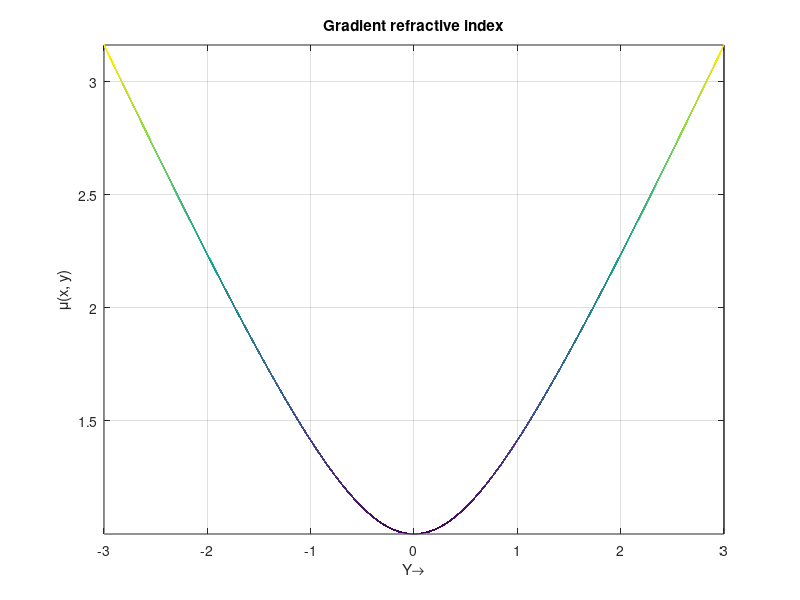
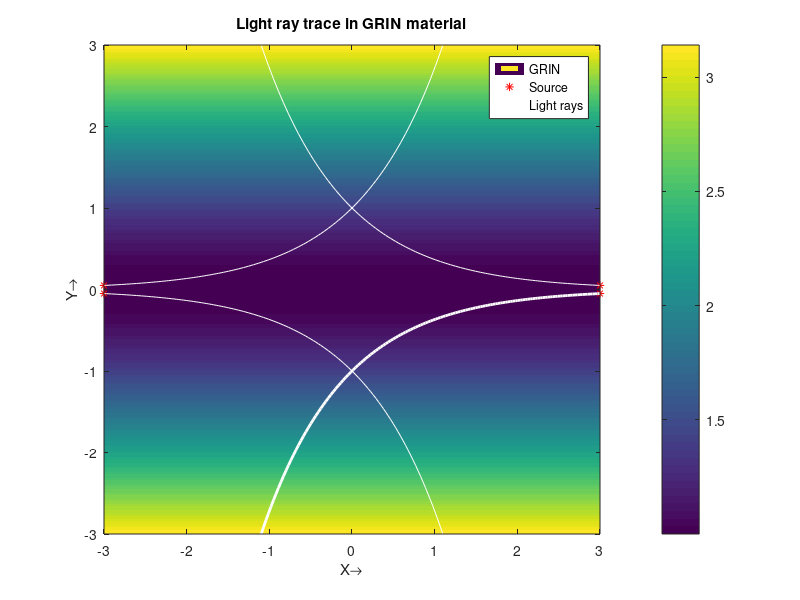

Here is the MATLAB script that generated these plots, in order:
% EXPONENTIAL light trace
u = linspace(-3, 3, 200);
[x, y] = meshgrid(u, u);
n = sqrt(1 + y.^2);
mesh(x, y, n);
xlabel('X\rightarrow');
ylabel('Y\rightarrow');
zlabel('\mu(x, y)');
title('Gradient refractive index');
box on;
grid on;
axis tight;
view(90, 0);
figure;
box on;
hold on;
contourf(x, y, n, 100, 'LineColor', 'None');
colorbar;
y1 = exp(u);    y2 = exp(-u);
y3 = -exp(u);   y4 = -exp(-u);
plot([-3 3 -3 3], [exp(-3) exp(-3) -exp(-3) -exp(-3)], 'r*');
plot(u, y1, 'w', u, y2, 'w', u, y3, 'w', u, y4, 'w', 'LineWidth', 2);
hold off;
axis([-3 3 -3 3]);
xlabel('X\rightarrow');
ylabel('Y\rightarrow');
title('Light ray trace in GRIN material');
legend('GRIN','Source','Light rays')